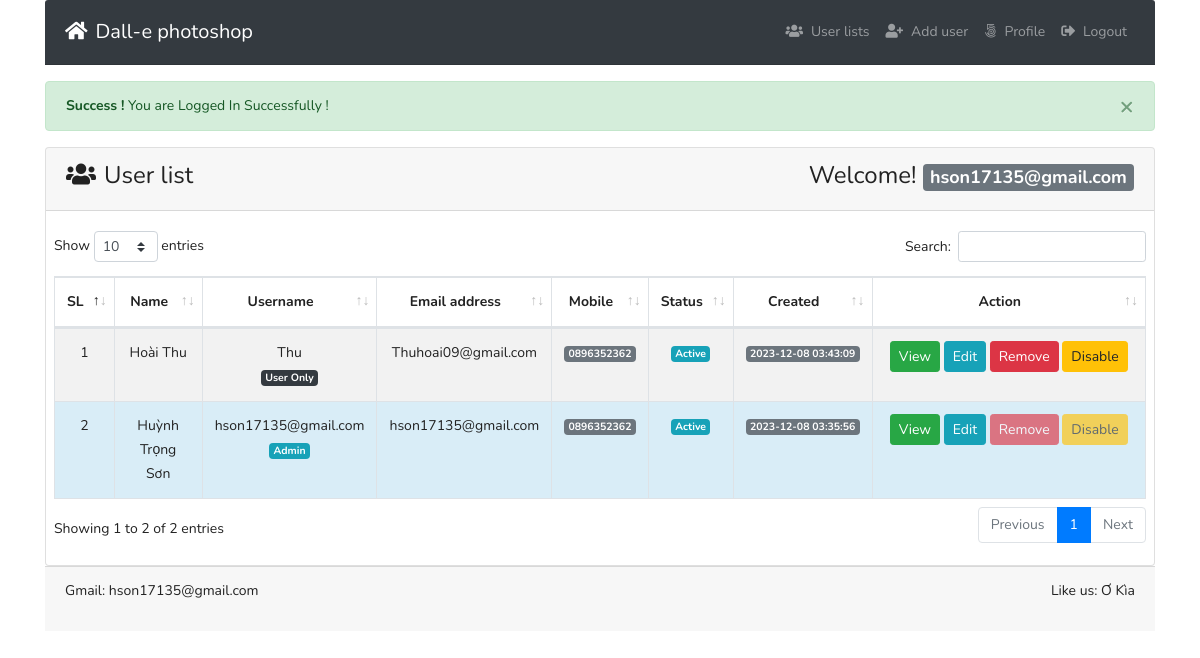
Screenshot of /admin.php (signed in) with the database file from the repository.
### tables this page shows
CREATE TABLE `tbl_users` (
  `id` int(11) NOT NULL,
  `name` varchar(255) DEFAULT NULL,
  `username` varchar(255) DEFAULT NULL,
  `email` varchar(255) DEFAULT NULL,
  `password` varchar(255) DEFAULT NULL,
  `mobile` varchar(25) DEFAULT NULL,
  `roleid` tinyint(4) DEFAULT NULL,
  `isActive` tinyint(4) DEFAULT 0,
  `created_at` timestamp NOT NULL DEFAULT current_timestamp(),
  `updated_at` timestamp NOT NULL DEFAULT current_timestamp()
);

### lib/Session.php (called while the page is built, shortened)
<?php
class Session{
  public static function get($key){
    if (isset($_SESSION[$key])) {
      return $_SESSION[$key];
    }else{
      return false;
    }
  }
}

### classes/Users.php (called while the page is built, shortened)
<?php
include 'lib/Database.php';
include_once 'lib/Session.php';
class Users
{
  private $db;
  public function __construct()
  {
    $this->db = new Database();
  }
  public function formatDate($date)
  {
    $strtime = strtotime($date);
    return date('Y-m-d H:i:s', $strtime);
  }
  public function selectAllUserData()
  {
    $sql = "SELECT * FROM tbl_users ORDER BY id DESC";
    $stmt = $this->db->pdo->prepare($sql);
    $stmt->execute();
    return $stmt->fetchAll(PDO::FETCH_OBJ);
  }
}

### admin.php (the view, shortened to what this page needs)
<?php
include 'inc/header.php';
$logMsg = Session::get('logMsg');
if (isset($logMsg)) {
    echo $logMsg;
}
$userRole = Session::get("roleid");
?>
<?php if ($userRole == '1') : ?>
    <div class="card">
        <div class="card-header">
            <h3><i class="fas fa-users mr-2"></i>User list <span class="float-right">Welcome! <strong>
                        <span class="badge badge-lg badge-secondary text-white">
                            <?php
                            $username = Session::get('username');
                            if (isset($username)) {
                                echo $username;
                            }
                            ?></span>
                    </strong></span></h3>
        </div>
        <div class="card-body pr-2 pl-2">
            <table id="example" class="table table-striped table-bordered" style="width:100%">
                <thead>
                    <tr>
                        <th class="text-center">SL</th>
                        <th class="text-center">Name</th>
                        <th class="text-center">Username</th>
                        <th class="text-center">Email address</th>
                        <th class="text-center">Mobile</th>
                        <th class="text-center">Status</th>
                        <th class="text-center">Created</th>
                        <th width='25%' class="text-center">Action</th>
                    </tr>
                </thead>
                <tbody>
                    <?php
                    $allUser = $users->selectAllUserData();
                    if ($allUser) {
                        $i = 0;
                        foreach ($allUser as  $value) {
                            $i++;
                    ?>
                            <tr class="text-center" <?php if (Session::get("id") == $value->id) {
                                                        echo "style='background:#d9edf7' ";
                                                    } ?>>
                                <td><?php echo $i; ?></td>
                                <td><?php echo $value->name; ?></td>
                                <td><?php echo $value->username; ?> <br>
                                    <?php if ($value->roleid  == '1') {
                                        echo "<span class='badge badge-lg badge-info text-white'>Admin</span>";
                                    } elseif ($value->roleid == '2') {
                                        echo "<span class='badge badge-lg badge-dark text-white'>Editor</span>";
                                    } elseif ($value->roleid == '3') {
                                        echo "<span class='badge badge-lg badge-dark text-white'>User Only</span>";
                                    } ?></td>
                                <td><?php echo $value->email; ?></td>
                                <td><span class="badge badge-lg badge-secondary text-white"><?php echo $value->mobile; ?></span></td>
                                <td>
                                    <?php if ($value->isActive == '0') { ?>
                                        <span class="badge badge-lg badge-info text-white">Active</span>
                                    <?php } else { ?>
                                        <span class="badge badge-lg badge-danger text-white">Deactive</span>
                                    <?php } ?>
                                </td>
                                <td><span class="badge badge-lg badge-secondary text-white"><?php echo $users->formatDate($value->created_at);  ?></span></td>
                                <td>
                                    <?php if (Session::get("roleid") == '1') { ?>
                                        <a class="btn btn-success btn-sm" href="profile.php?id=<?php echo $value->id; ?>">View</a>
                                        <a class="btn btn-info btn-sm" href="profile.php?id=<?php echo $value->id; ?>">Edit</a>
                                        <a onclick="return confirm('Are you sure To Delete ?')" class="btn btn-danger
                            <?php if (Session::get("id") == $value->id) {
                                echo "disabled";
                            } ?>
                             btn-sm " href="?remove=<?php echo $value->id; ?>">Remove</a>
                                        <?php if ($value->isActive == '0') {  ?>
                                            <a onclick="return confirm('Are you sure To Deactive ?')" class="btn btn-warning
                            <?php if (Session::get("id") == $value->id) {
                                echo "disabled";
                            } ?>
                                btn-sm " href="?deactive=<?php echo $value->id; ?>">Disable</a>
                                        <?php } ?>
                                    <?php } elseif (Session::get("id") == $value->id  && Session::get("roleid") == '2') { ?>
                                        <a class="btn btn-success btn-sm" href="profile.php?id=<?php echo $value->id; ?>">View</a>
                                        <a class="btn btn-info btn-sm" href="profile.php?id=<?php echo $value->id; ?>">Edit</a>
                                    <?php } elseif (Session::get("id") == $value->id  && Session::get("roleid") == '3') { ?>
                                        <a class="btn btn-success btn-sm" href="profile.php?id=<?php echo $value->id; ?>">View</a>
                                        <a class="btn btn-info btn-sm" href="profile.php?id=<?php echo $value->id; ?>">Edit</a>
                                    <?php } ?>
                                </td>
                            </tr>
                    <?php } } else { ?>
                            <tr class="text-center">
                                <td>No user available now !</td>
                            </tr>
                    <?php } ?>
                </tbody>
            </table>
        </div>
    </div>
<?php endif; ?>
<?php
include 'inc/footer.php';
?>

### inc/header.php (shortened to what this page needs)
<?php
$filepath = realpath(dirname(__FILE__));
include_once $filepath."/../lib/Session.php";
$users = new Users();
?>
<!DOCTYPE html>
<html lang="en" dir="ltr">
  <head>
    <link rel="stylesheet" href="assets/bootstrap.min.css">
    <link href="https://use.fontawesome.com/releases/v5.0.4/css/all.css" rel="stylesheet">
    <link rel="stylesheet" href="assets/dataTables.bootstrap4.min.css">
    <link rel="stylesheet" href="assets/style.css">
  </head>
  <body>
    <div class="container">
      <nav class="navbar navbar-expand-md navbar-dark bg-dark card-header">
        <a class="navbar-brand" href="index.php"><i class="fas fa-home mr-2"></i>Dall-e photoshop</a>
        <div class="collapse navbar-collapse" id="navbarsExampleDefault">
          <ul class="navbar-nav ml-auto">
          <?php if (Session::get('id') == TRUE) { ?>
            <?php if (Session::get('roleid') == '1') { ?>
              <li class="nav-item">
                  <a class="nav-link" href="admin.php"><i class="fas fa-users mr-2"></i>User lists </span></a>
              </li>
              <li class="nav-item
              <?php
                          $path = $_SERVER['SCRIPT_FILENAME'];
                          $current = basename($path, '.php');
                          if ($current == 'addUser') {
                            echo " active ";
                          }
                         ?>">
                <a class="nav-link" href="addUser.php"><i class="fas fa-user-plus mr-2"></i>Add user </span></a>
              </li>
            <?php  } ?>
            <li class="nav-item
            <?php
      				$path = $_SERVER['SCRIPT_FILENAME'];
      				$current = basename($path, '.php');
      				if ($current == 'profile') {
      					echo "active ";
      				}
      			 ?>
            ">
              <a class="nav-link" href="profile.php?id=<?php echo Session::get("id"); ?>"><i class="fab fa-500px mr-2"></i>Profile <span class="sr-only">(current)</span></a>
            </li>
            <li class="nav-item">
              <a class="nav-link" href="?action=logout"><i class="fas fa-sign-out-alt mr-2"></i>Logout</a>
            </li>
          <?php } ?>
          </ul>
        </div>
      </nav>

### inc/footer.php (shortened to what this page needs)
<div class="well card-footer">
  <p>Gmail: hson17135@gmail.com
      <span class="float-right">Like us: Ơ Kìa</span>
  </p>
</div>
  </body>
</html>

### rows the page displays
tbl_users: name "Hoài Thu", username "Thu", shows "User Only", email "Thuhoai09@gmail.com", mobile "0896352362", isActive "Active", created_at "2023-12-08 03:43:09"
tbl_users: name "Huỳnh Trọng Sơn", username "hson17135@gmail.com", shows "Admin", email "hson17135@gmail.com", mobile "0896352362", isActive "Active", created_at "2023-12-08 03:35:56"

### other values shown
$logMsg "× Success ! You are Logged In Successfully !"
$username "hson17135@gmail.com"
